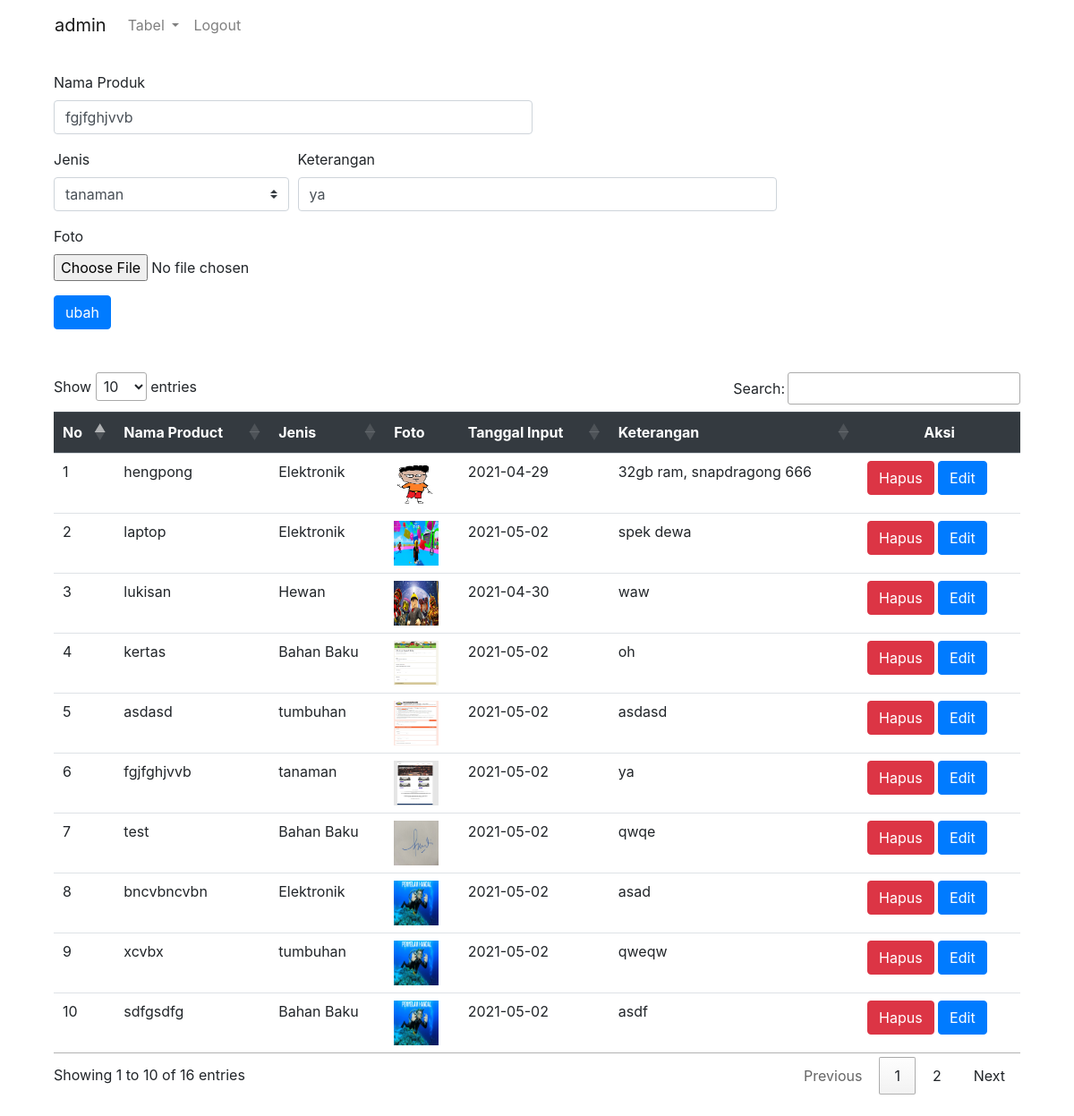
The app's page /dashboard.php?menu=product&edit&id=11 (signed in) with its own data.
### tables this page shows
CREATE TABLE `product` (
  `productID` int(11) NOT NULL,
  `nama` varchar(100) NOT NULL,
  `jenisID` int(11) NOT NULL,
  `foto` varchar(100) NOT NULL,
  `tglinput` date NOT NULL,
  `ket` varchar(100) NOT NULL
);

CREATE TABLE `jenis` (
  `jenisID` int(11) NOT NULL,
  `jenis` varchar(100) NOT NULL
);

### product.php (the view, shortened to what this page needs)
<?php
include "config/koneksi.php";
@$where = "productID = '$_GET[id]'";
if (isset($_GET['edit'])) {
    $sql = "SELECT product .*, jenis FROM product
    INNER JOIN jenis on product.jenisID = jenis.jenisID
    WHERE $where";
    $jalan = mysqli_query($con, $sql);
    $edit = mysqli_fetch_assoc($jalan);
}
?>
<div class="container">
    <form method="post" enctype="multipart/form-data">
        <table align="center">
            <div class="form-row">
                <div class="col-md-6 mb-3">
                    <label for="validationCustom01">Nama Produk</label>
                    <input type="text" name="product" value="<?php echo @$edit['nama'] ?>" class="form-control" id="validationCustom01" required>
                </div>
            </div>
            <div class="form-row">
                <div class="col-md-3 mb-3">
                    <label for="validationCustom04">Jenis</label>
                    <select name="jenis" class="custom-select" id="validationCustom04" required>
                        <option value="<?php echo $edit['jenisID'] ?>"><?php echo @$edit['jenis'] ?></option>
                    </select>
                </div>
                <div class="col-md-6 mb-3">
                    <label for="validationCustom03">Keterangan</label>
                    <input type="text" name="ket" class="form-control" id="validationCustom03" value="<?php echo @$edit['ket'] ?>" required>
                </div>
                <div class="col-md-6 mb-3">
                    <label for="validationCustom03">Foto</label>
                    <br>
                    <input type="file" name="foto">
                </div>
            </div>
                    <?php if (@$_GET['id'] == "") { ?>
                        <input type="submit" class="btn btn-primary mb-5" name="simpan" value="simpan">
                    <?php } else { ?>
                        <input type="submit" class="btn btn-primary mb-5" name="ubah" value="ubah">
                    <?php } ?>
        </table>
    </form>
    <table class="table" align="center" id="tb-product">
        <thead class="thead-dark">
            <tr>
                <th>No</th>
                <th>Nama Product</th>
                <th>Jenis</th>
                <th>Foto</th>
                <th>Tanggal Input</th>
                <th>Keterangan</th>
                <th class="text-center">Aksi</th>
            </tr>
        </thead>
        <tbody>
            <?php
            $no = 0;
            $sql = "SELECT product .*, jenis FROM product
        INNER JOIN jenis on product.jenisID = jenis.jenisID";
            $jalan = mysqli_query($con, $sql);
            while ($r = mysqli_fetch_assoc($jalan)) {
                $no++
            ?>
                <tr>
                    <td><?php echo $no ?></td>
                    <td><?php echo $r['nama'] ?></td>
                    <td><?php echo $r['jenis'] ?></td>
                    <td><img src="foto/<?php echo $r['foto'] ?>" width="50" height="50"></td>
                    <td><?php echo $r['tglinput'] ?></td>
                    <td><?php echo $r['ket'] ?></td>
                    <td>
                        <a href="?menu=product&hapus&id=<?php echo $r['productID'] ?>" class="btn btn-danger" onclick="return confirm('Apakah Anda Yakin Ingin Menghapus?')">Hapus</a>
                        <a href="?menu=product&edit&id=<?php echo $r['productID'] ?>" class="btn btn-primary">Edit</a>
                    </td>
                </tr>
            <?php  } ?>
        </tbody>
    </table>
</div>

### records on screen
product: product "fgjfghjvvb", jenis "tanaman", ket "ya", nama "fgjfghjvvb", jenisID.jenis "tanaman", foto (picture), tglinput "2021-05-02"
product: nama "hengpong", jenisID.jenis "Elektronik", foto (picture), tglinput "2021-04-29", ket "32gb ram, snapdragong 666"
product: nama "laptop", jenisID.jenis "Elektronik", foto (picture), tglinput "2021-05-02", ket "spek dewa"
product: nama "lukisan", jenisID.jenis "Hewan", foto (picture), tglinput "2021-04-30", ket "waw"
product: nama "kertas", jenisID.jenis "Bahan Baku", foto (picture), tglinput "2021-05-02", ket "oh"
product: nama "asdasd", jenisID.jenis "tumbuhan", foto (picture), tglinput "2021-05-02", ket "asdasd"
product: nama "test", jenisID.jenis "Bahan Baku", foto (picture), tglinput "2021-05-02", ket "qwqe"
product: nama "bncvbncvbn", jenisID.jenis "Elektronik", foto (picture), tglinput "2021-05-02", ket "asad"
product: nama "xcvbx", jenisID.jenis "tumbuhan", foto (picture), tglinput "2021-05-02", ket "qweqw"
product: nama "sdfgsdfg", jenisID.jenis "Bahan Baku", foto (picture), tglinput "2021-05-02", ket "asdf"

### other values on screen
$_SESSION['user'] "admin"
